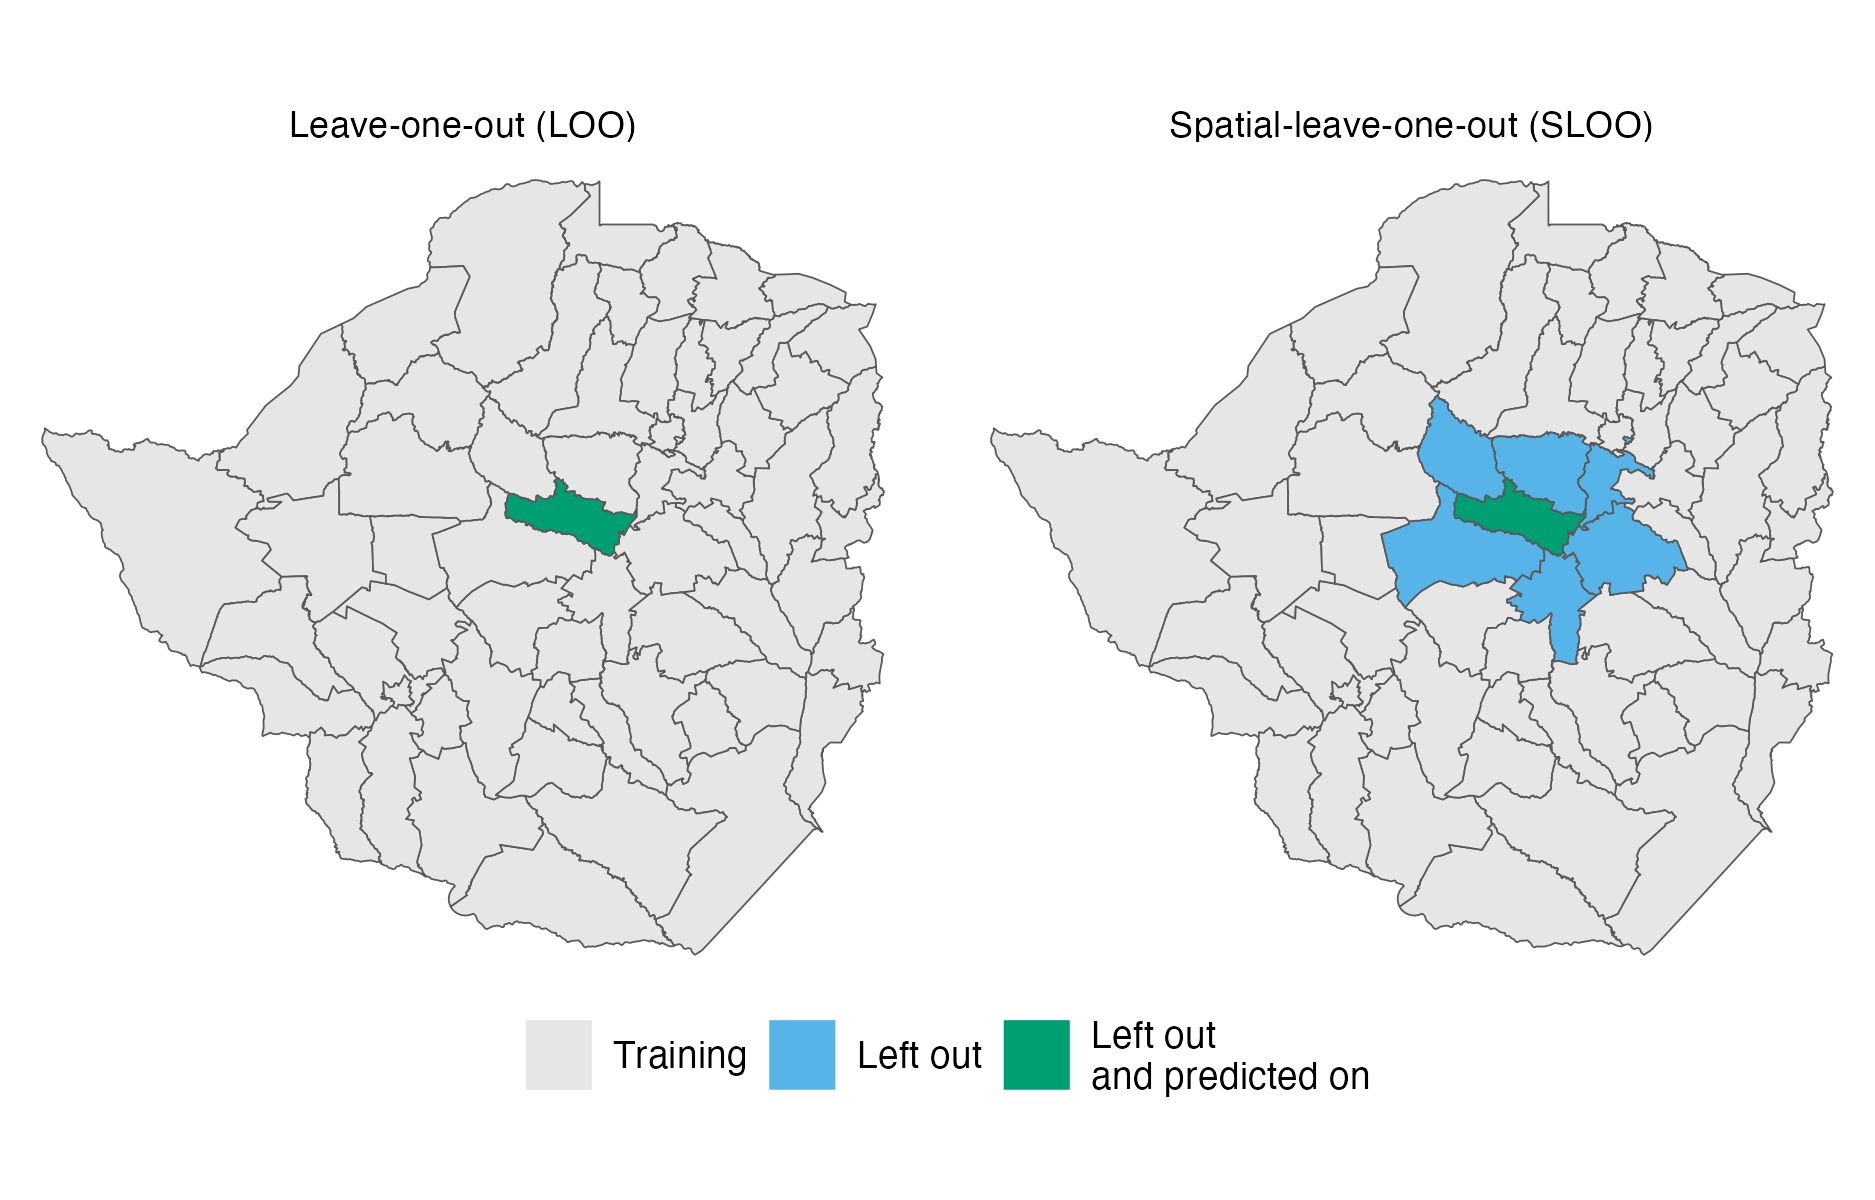

Write R code to recreate this figure.
library(dplyr)
library(ggplot2)
library(patchwork)

set.seed(2)

sf <- sf::st_read("figures/beyond-borders/zwe_areas.geojson")
sf <- filter(sf, area_level == 2) %>% mutate(y = 1)
  
training_sets_sloo <- arealutils::create_folds(sf, type = "SLOO")
training_sets_loo <- arealutils::create_folds(sf, type = "LOO")

i <- 32

df <- rbind(
  training_sets_loo[[i]]$data %>%
    mutate(
      type = "Leave-one-out (LOO)",
      left_out = as.numeric(is.na(y))
    ),
  training_sets_sloo[[i]]$data %>%
    mutate(
      type = "Spatial-leave-one-out (SLOO)",
      left_out = as.numeric(is.na(y))
    )
)

df$left_out[c(training_sets_loo[[i]]$predict_on, nrow(sf) + training_sets_sloo[[i]]$predict_on)] <- 2

ggplot(df, aes(fill = as.factor(left_out))) +
  geom_sf(aes(geometry = geometry)) +
  coord_sf() +
  facet_grid(~ type) +
  scale_fill_manual(
    values = c("#E6E6E6", "#56B4E9", "#009E73"),
    name = "",
    labels = c("Training", "Left out", "Left out\nand predicted on")
  ) +
  guides(fill = guide_legend(override.aes = list(colour = NA))) +
  theme_void() +
  theme(
    legend.position = "bottom",
    legend.title = element_text(size = 9),
    legend.text = element_text(size = 9)
  )

ggsave("figures/beyond-borders/cv.png", h = 4, w = 6.25)
